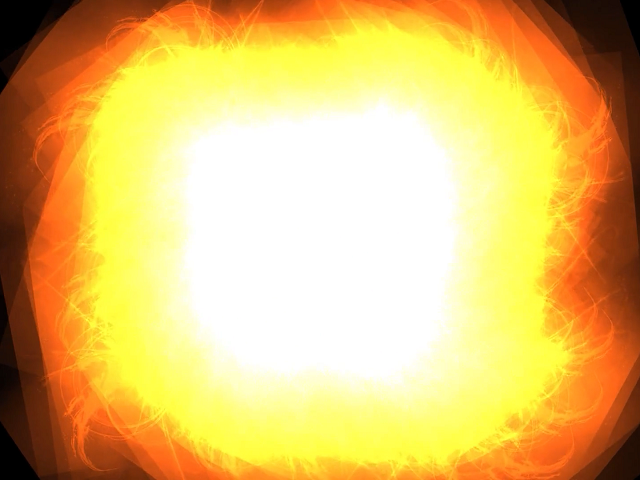
#> input picture bomb2.png, 640 x 480 px, given in place of the camera
$ python test3.py
#> lines starting #> are read from the running program, lines starting #| are printed output that depends on the picture
# https://news.mynavi.jp/article/zeropython-35/
import cv2
# 保存パスの指定
save_path = "./"


def main():
    # カメラのキャプチャを開始
    cam = cv2.VideoCapture(0)
    # フレームの初期化 --- (*1)
    img1 = img2 = img3 = get_image(cam)
    th = 300
    num = 1
    while True:
        # Enterキーが押されたら終了
        if cv2.waitKey(1) == 13:
            break
        # 差分を調べる --- (*2)
        diff = check_image(img1, img2, img3)
        # 差分がthの値以上なら動きがあったと判定 --- (*3)
        cnt = cv2.countNonZero(diff)
        if cnt > th:
            print("カメラに動きを検出")
            cv2.imshow('PUSH ENTER KEY', img3)
            # 写真を画像 --- (*4)
            # cv2.imwrite(save_path + str(num) + ".jpg", img3)
            # num += 1
        else:
            cv2.imshow('PUSH ENTER KEY', diff)
        # 比較用の画像を保存 --- (*5)
        img1, img2, img3 = (img2, img3, get_image(cam))
    # 後始末
    cam.release()
    cv2.destroyAllWindows()

# 画像に動きがあったか調べる関数


def check_image(img1, img2, img3):
    # グレイスケール画像に変換 --- (*6)
    gray1 = cv2.cvtColor(img1, cv2.COLOR_RGB2GRAY)
    gray2 = cv2.cvtColor(img2, cv2.COLOR_RGB2GRAY)
    gray3 = cv2.cvtColor(img3, cv2.COLOR_RGB2GRAY)
    # 絶対差分を調べる --- (*7)
    diff1 = cv2.absdiff(gray1, gray2)
    diff2 = cv2.absdiff(gray2, gray3)
    # 論理積を調べる --- (*8)
    diff_and = cv2.bitwise_and(diff1, diff2)
    # 白黒二値化 --- (*9)
    _, diff_wb = cv2.threshold(diff_and, 30, 255, cv2.THRESH_BINARY)
    # ノイズの除去 --- (*10)
    diff = cv2.medianBlur(diff_wb, 5)
    return diff

# カメラから画像を取得する


def get_image(cam):
    img = cam.read()[1]
#> img is the input picture: shape (480, 640, 3); mean B, G, R 108.2, 189.4, 227.2
    img = cv2.resize(img, (600, 400))
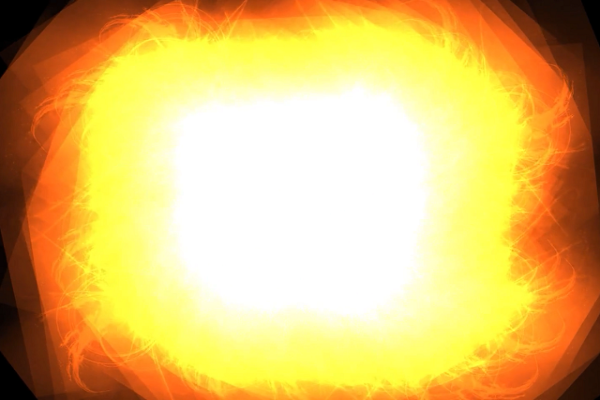
#> img: shape (400, 600, 3); mean B, G, R 108.1, 189.4, 227.1
    return img


main()
#> (key Esc is pressed here)
#> in check_image, `gray1 = cv2.cvtColor(img1, cv2.COLOR_RGB2GRAY)`:
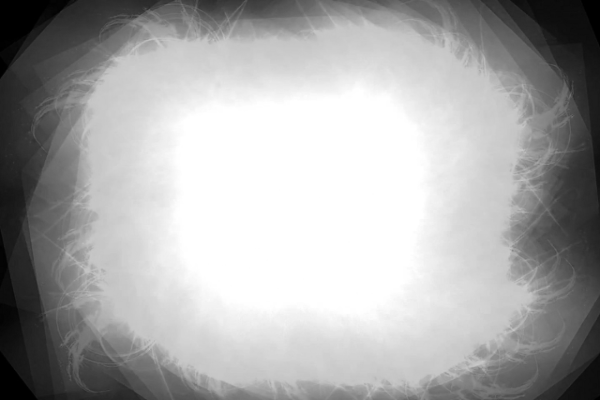
#> gray1: shape (400, 600); min 0, max 255, mean 169.4
#> in check_image, `diff1 = cv2.absdiff(gray1, gray2)`: diff1: shape (400, 600); every value is 0
#> in main, `cnt = cv2.countNonZero(diff)`: cnt = 0
